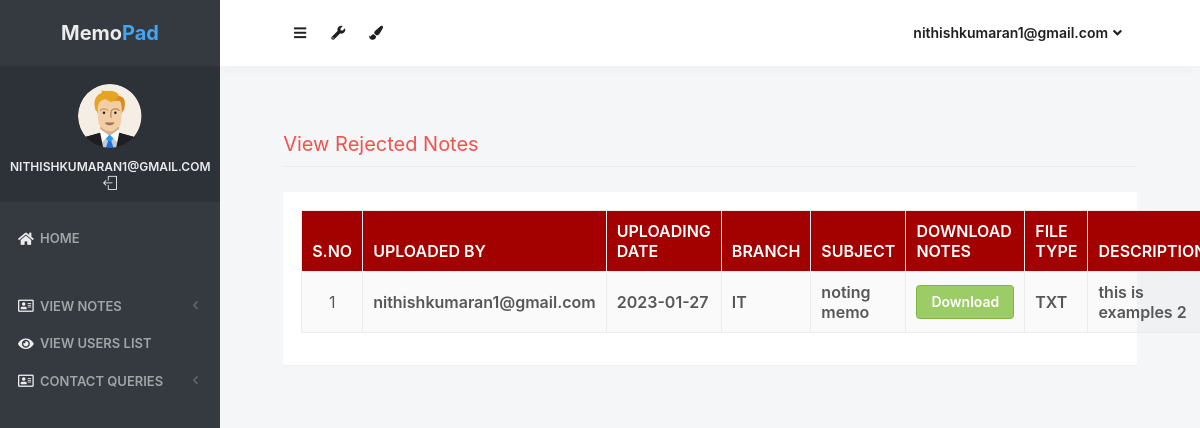
The app's page /rejected_notes (signed in) with its own data.
### notes/models.py (models this page shows, shortened)
class Notes(models.Model):
    user = models.ForeignKey(User,on_delete=models.CASCADE)
    uploadingdate = models.CharField(max_length=30)
    branch = models.CharField(max_length=30)
    subject = models.CharField(max_length=30)
    notesfile = models.FileField(null=True)
    filetype = models.CharField(max_length=30)
    description = models.CharField(max_length=200, null=True)
    status = models.CharField(max_length=15)

### notes/views.py (the view)
# urls.py: path('rejected_notes', rejected_notes, name='rejected_notes'),
def rejected_notes(request):
    if not request.user.is_authenticated:
        return redirect('login_admin')
    notes = Notes.objects.filter(status = "Reject")
    d = {'notes':notes}
    return render(request, 'rejected_notes.html',d)

### notes/templates/rejected_notes.html (shortened to what this page needs)
{% load static %}
<html lang="en" class="no-focus">
    <head>
        <link rel="stylesheet" href="{% static 'js/plugins/datatables/dataTables.bootstrap4.min.css' %}">
        <link rel="stylesheet" id="css-main" href="{% static 'css1/codebase.min.css' %}">
    </head>
    <body>
        <div id="page-container" class="sidebar-o sidebar-inverse side-scroll page-header-fixed main-content-narrow">
         {% include "sidebar.html" %}
            {% include "admin_nav.html" %}
            <main id="main-container">
                <div class="content">
                    <h2 class="content-heading text-danger">View Rejected Notes</h2>
                    <div class="block">
                        <div class="block-content block-content-full">
                            <table class="table table-bordered table-striped table-vcenter js-dataTable-full-pagination">
                                <thead class="text-white" style="background-color : #a30000;">
                                    <tr>
                                        <th class="text-center">S.No</th>
                                        <th class="d-none d-sm-table-cell">Uploaded By</th>
                                        <th class="d-none d-sm-table-cell">Uploading Date</th>
                                        <th class="d-none d-sm-table-cell">Branch</th>
                                        <th class="d-none d-sm-table-cell">Subject</th>
                                        <th class="d-none d-sm-table-cell">Download Notes</th>
                                        <th class="d-none d-sm-table-cell">File Type</th>
                                        <th class="d-none d-sm-table-cell">Description</th>
                                    </tr>
                                </thead>
                                {% for i in notes %}
                                <tbody>
                                    <tr>
                                        <td class="text-center">{{forloop.counter}}</td>
                                        <td class="font-w600">{{i.user.username}}</td>
					<td class="font-w600">{{i.uploadingdate}}</td>
					<td class="font-w600">{{i.branch}}</td>
					<td class="font-w600">{{i.subject}}</td>
					<td class="font-w600"><a href="{{i.notesfile.url}}" class="btn btn-success" download>Download</a></td>
					<td class="font-w600">{{i.filetype}}</td>
					<td class="font-w600">{{i.description}}</td>
                                    </tr>
                                        {% endfor %}
                                </tbody>
                            </table>
                        </div>
                    </div>
                </div>
            </main>
        </div>
 <link rel="stylesheet" href="https://use.fontawesome.com/releases/v5.6.3/css/all.css">
    </body>
</html>

### notes/templates/sidebar.html (shortened to what this page needs)
{% load static %}
   <nav id="sidebar">
                <div id="sidebar-scroll">
                    <div class="sidebar-content">
                        <div class="content-header content-header-fullrow px-15">
                            <div class="content-header-section text-center align-parent sidebar-mini-hidden">
                                <div class="content-header-item">
                                    <a class="link-effect font-w700" href="{% url 'admin_home' %}">
                                           <span class="font-size-xl text-dual-primary-dark">Memo</span><span class="font-size-xl text-primary">Pad</span>
                                    </a>
                                </div>
                            </div>
                        </div>
                        <div class="content-side content-side-full content-side-user px-10 align-parent">
                            <div class="sidebar-mini-hidden-b text-center">
                                <a class="img-link" href="be_pages_generic_profile.html">
                                    <img class="img-avatar" src="{% static 'img/avatars/user1.png' %}" alt="">
                                </a>
                                <ul class="list-inline mt-10">
                                    <li class="list-inline-item">
                                        <a class="link-effect text-dual-primary-dark font-size-xs font-w600 text-uppercase" href="{% url 'admin_home' %}">{{ request.user.username }}</a>
                                    </li>
                                    <li class="list-inline-item">
                                        <a class="link-effect text-dual-primary-dark" href="{% url 'logout' %}">
                                            <i class="si si-logout"></i>
                                        </a>
                                    </li>
                                </ul>
                            </div>
                        </div>
                        <div class="content-side content-side-full">
                            <ul class="nav-main">
                                <li class="open">
                                    <a href="{% url 'admin_home' %}"><i class="fas fa-home"></i><span class="sidebar-mini-hide">Home</span></a>
                                </li>
                                <li class="nav-main-heading"><span class="sidebar-mini-visible">UI</span></li>
                                <li>
                                    <a class="nav-submenu" data-toggle="nav-submenu"><i class="far fa-address-card"></i>View Notes</a>
                                </li>
                                <li>
                                    <a  href="{% url 'view_users' %}"><i class="fas fa-eye"></i><span class="sidebar-mini-hide">View Users list</span></a>
                                </li>
                                <li>
                                    <a class="nav-submenu" data-toggle="nav-submenu"><i class="far fa-address-card"></i>Contact Queries</a>
                                </li>
                           </ul>
                        </div>
                    </div>
                </div>
            </nav>

### notes/templates/admin_nav.html (shortened to what this page needs)
{% load static %}
            <header id="page-header">
                <div class="content-header">
                    <div class="content-header-section">
                        <button type="button" class="btn btn-circle btn-dual-secondary" data-toggle="layout" data-action="sidebar_toggle">
                            <i class="fa fa-navicon"></i>
                        </button>
                        <div class="btn-group" role="group">
                            <button type="button" class="btn btn-circle btn-dual-secondary" id="page-header-options-dropdown" data-toggle="dropdown" aria-haspopup="true" aria-expanded="false">
                                <i class="fa fa-wrench"></i>
                            </button>
                        </div>
                        <div class="btn-group" role="group">
                            <button type="button" class="btn btn-circle btn-dual-secondary" id="page-header-themes-dropdown" data-toggle="dropdown" aria-haspopup="true" aria-expanded="false">
                                <i class="fa fa-paint-brush"></i>
                            </button>
                        </div>
                    </div>
                    <div class="content-header-section">
                        <div class="btn-group" role="group">
                            <button type="button" class="btn btn-rounded btn-dual-secondary" id="page-header-user-dropdown" data-toggle="dropdown" aria-haspopup="true" aria-expanded="false">
                                {{ request.user.username}}<i class="fa fa-angle-down ml-5"></i>
                            </button>
                        </div>
                    </div>
                </div>
            </header>

### records on screen
Notes: user.username "nithishkumaran1@gmail.com", uploadingdate "2023-01-27", branch "IT", subject "noting memo", filetype "TXT", description "this is examples 2"

### other values on screen
{{ request.user.username }} "NITHISHKUMARAN1@GMAIL.COM"
{{ request.user.username }} "nithishkumaran1@gmail.com"
